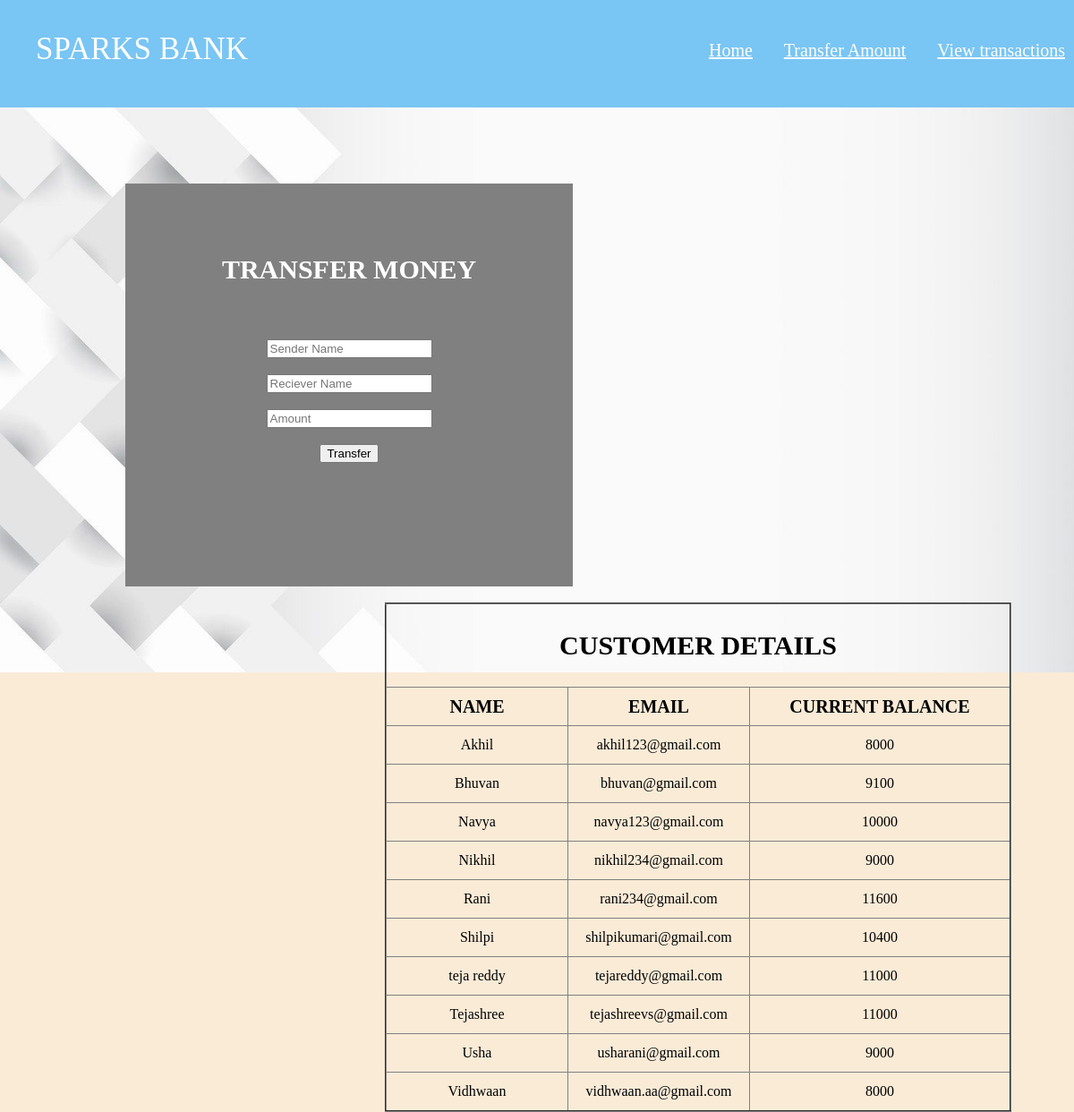
/transfer.php, run on the app's committed database.
### tables this page shows
CREATE TABLE `customer_details` (
  `Name` varchar(100) NOT NULL,
  `Email` varchar(100) NOT NULL,
  `Current_balance` int(11) NOT NULL
);

### transfer.php (the view, shortened to what this page needs)
<?php
   include "connection.php";
   $query="select Name,Email,Current_balance from customer_details";
   $result=mysqli_query($db,$query);
?>
<!DOCTYPE html>
<html>
<head>
	<link rel="stylesheet" type="text/css" href="style.css">
</head>
<body>
	<header>
		<ul id="left">
			<li>SPARKS BANK</li>
		</ul>
		<ul id="right">
            <li><a href="login.php">Home</a></li>
            <li><a href="transfer.php">Transfer Amount</a></li>
			<li><a href="view_transact.php">View transactions</a></li>
		</ul>
	</header>
    <section>
	    <div class="sect_img">
        <div class="box3"><br><br><br>
         <h1 style="text-align: center; font-size: 30px">TRANSFER MONEY</h1><br><br>
         <form action="" method="post">
                <div class="login">
                    <input class="form-control" type="text" name="Sender" placeholder="Sender Name" required=""><br><br>
                    <input class="form-control" type="text" name="Reciever" placeholder="Reciever Name" required=""><br><br>
                    <input class="form-control" type="text" name="Amount" placeholder="Amount" required=""> <br><br>
                    <button class="btn btn-default" type="submit" name="submit"> Transfer </button>
                </div>
        </form>
        </div>
	   <div class="box1">
        <br>
    	<table align="center" border="2px" style="width: 700px; border-collapse: collapse; line-height: 40px; text-align: center;">
            <tr style="font-size: 20px">
    			<th colspan="3"><h2>CUSTOMER DETAILS</h2></th>
    		</tr>
    		<tr style="font-size: 20px">
    			<th style="width: 200px"> NAME </th>
    			<th style="width: 200px"> EMAIL </th>
    			<th> CURRENT BALANCE </th>
    		</tr>
    		<?php
    		   while($rows=mysqli_fetch_assoc($result))
    		    {
    		?>
    		     <tr>
    		     	<td><?php echo $rows['Name']; ?></td>
    		     	<td><?php echo $rows['Email']; ?></td>
    		     	<td><?php echo $rows['Current_balance']; ?></td>
    		     </tr>
    		<?php
    		    }
    		 ?>
    	</table>
    </div>
</body>
</html>

### style.css (style rules this page uses)
body { margin:0; padding:0; border:0; outline:0; background: antiquewhite; }
a { color: white; }
header { background:#79C5F3; height:120px; }
section .sect_img { background-image: url("I2.jpg"); margin-top: 0; height: 631px; background-repeat: no-repeat; background-size: cover; }
.box1 { width: 700px; float: right; margin-right: 70px; }
.box3 { margin-top: 85px; width: 500px; height: 450px; margin-left: 140px; float: left; text-align: center; background-color: grey; color: white; }
#left { float: left; font-size: 35px; color: white; }
ul li { list-style-type: none; }
#right { float: right; font-size: 20px; }
#right li { display: inline-block; margin-left: 10px; padding: 10px; padding-top: 25px; }

### data on the page
customer_details: Name "Akhil", Email "akhil123@gmail.com", Current_balance "8000"
customer_details: Name "Bhuvan", Email "bhuvan@gmail.com", Current_balance "9100"
customer_details: Name "Navya", Email "navya123@gmail.com", Current_balance "10000"
customer_details: Name "Nikhil", Email "nikhil234@gmail.com", Current_balance "9000"
customer_details: Name "Rani", Email "rani234@gmail.com", Current_balance "11600"
customer_details: Name "Shilpi", Email "shilpikumari@gmail.com", Current_balance "10400"
customer_details: Name "teja reddy", Email "tejareddy@gmail.com", Current_balance "11000"
customer_details: Name "Tejashree", Email "tejashreevs@gmail.com", Current_balance "11000"
customer_details: Name "Usha", Email "usharani@gmail.com", Current_balance "9000"
customer_details: Name "Vidhwaan", Email "vidhwaan.aa@gmail.com", Current_balance "8000"
